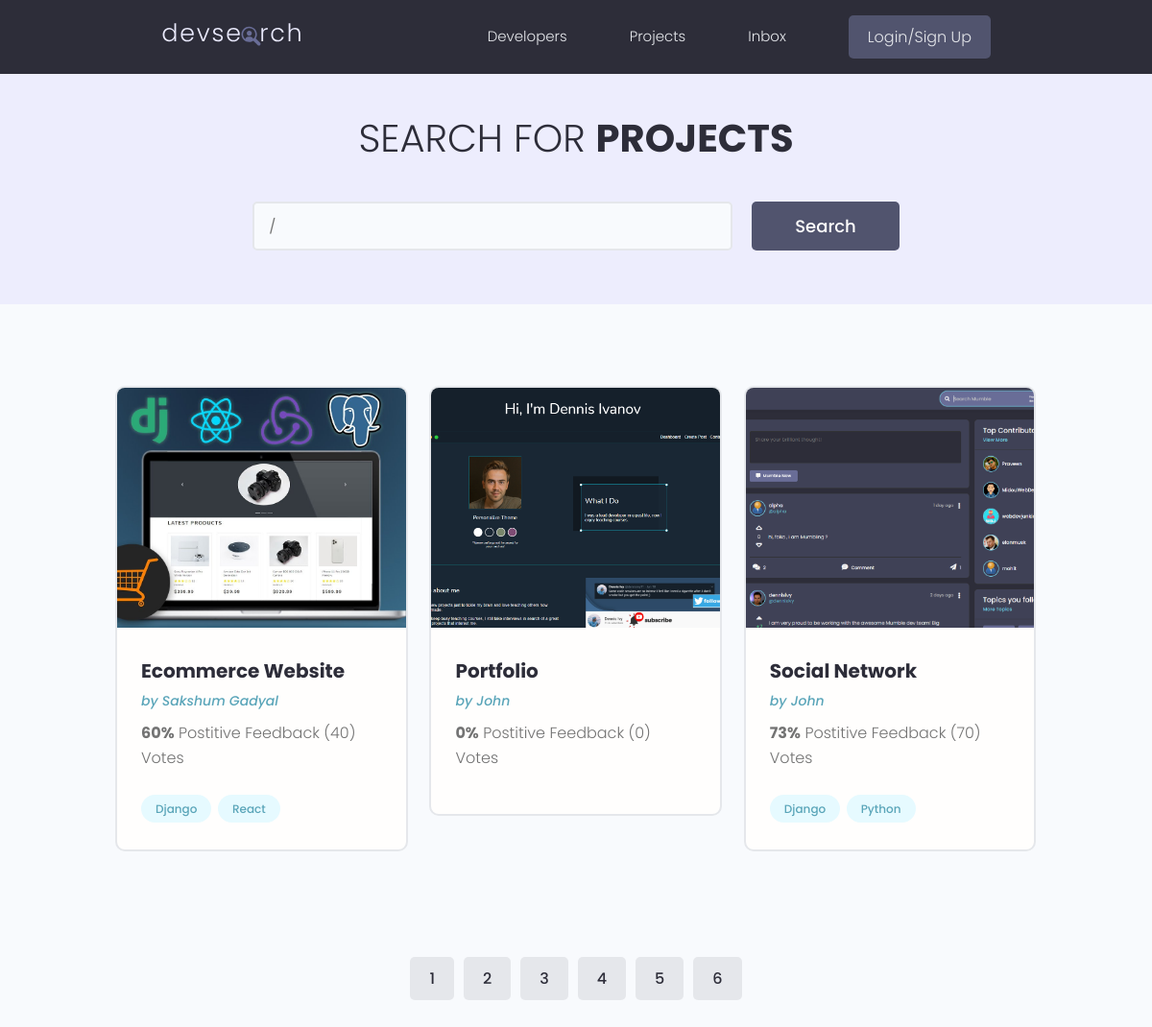
/projects/, run on the app's committed database.
### projects/models.py (models this page shows, shortened)
class Project(models.Model):
    owner = models.ForeignKey(Profile, null=True,
        blank=True, on_delete=models.SET_NULL)
    title = models.CharField(max_length=200)
    description = models.TextField(null=True, blank=True)
    featured_image = models.ImageField(null=True, blank=True,
        default="default.jpg")
    demo_link = models.CharField(max_length=2000, null=True, blank=True)
    source_link = models.CharField(max_length=2000, null=True, blank=True)
    tags = models.ManyToManyField('Tag', blank=True)
    vote_total = models.IntegerField(default=0, null=True, blank=True)
    vote_ratio = models.IntegerField(default=0, null=True, blank=True)
    created = models.DateTimeField(auto_now_add=True)
    id = models.UUIDField(default=uuid.uuid4, unique=True,
                            primary_key=True,editable=False)
    class Meta:
        ordering = ['created']

class Tag(models.Model):
    name = models.CharField(max_length=200)
    created = models.DateTimeField(auto_now_add=True)
    id = models.UUIDField(default=uuid.uuid4, unique=True,
                            primary_key=True,editable=False)
    def __str__(self):
        return self.name

### users/models.py (models this page shows, shortened)
class Profile(models.Model):
    user = models.OneToOneField(User, on_delete=models.CASCADE, null=True,blank=True)
    name = models.CharField(max_length=200, blank=True, null=True)
    email = models.EmailField(max_length=500, blank=True, null=True)
    username = models.CharField(max_length=200, blank=True, null=True)
    location = models.CharField(max_length=200, blank=True, null=True)
    short_intro = models.CharField(max_length=200, blank=True, null=True)
    bio = models.TextField(blank=True, null=True)
    profile_image = models.ImageField(null=True, blank=True,
        upload_to='profiles/',default="profiles/user-default.png")
    social_github = models.CharField(max_length=200, blank=True, null=True)
    social_twitter = models.CharField(max_length=200, blank=True, null=True)
    social_linkedin = models.CharField(max_length=200, blank=True, null=True)
    social_youtube = models.CharField(max_length=200, blank=True, null=True)
    social_website = models.CharField(max_length=200, blank=True, null=True)
    created = models.DateTimeField(auto_now_add=True)
    id = models.UUIDField(default=uuid.uuid4, unique=True,
                            primary_key=True, editable=False)

### projects/views.py (the view)
# urls.py: path('projects/', include('projects.urls')),
def projects(request):
    projects, search_query = searchProjects(request)
    page = request.GET.get('page')
    results = 3
    paginator = Paginator(projects, results)
    try:
        projects = paginator.page(page)
    except PageNotAnInteger:
        page = 1
        projects = paginator.page(page)
    except EmptyPage:
        page = paginator.num_pages
        projects = paginator.page(page)
    context = {'projects': projects, 'search_query': search_query, 'paginator':paginator}
    return  render(request, "projects/projects.html", context)

### projects/utils.py (called while the page is built)
def searchProjects(request):
    search_query = ''
    if request.GET.get('search_query'):
        search_query = request.GET.get('search_query')
    tags = Tag.objects.filter(name__icontains=search_query)
    projects = Project.objects.distinct().filter(
        Q(title__icontains=search_query) |
        Q(description__icontains=search_query) |
        Q(owner__name__icontains=search_query) |
        Q(tags__in=tags)
    )
    return projects, search_query

### projects/templates/projects/projects.html (shortened to what this page needs)
{% extends 'main.html' %}
{% block content %}
  <main class="projects">
    <section class="hero-section text-center">
      <div class="container container--narrow">
        <div class="hero-section__box">
          <h2>Search for <span>Projects</span></h2>
        </div>
        <div class="hero-section__search">
          <form class="form" action="{% url 'projects' %}" method="get">
            <div class="form__field">
              <input class="input input--text" id="formInput#search" type="text" name="search_query"
                placeholder="Search by Project Title" value={{search_query}}/>
            </div>
            <input class="btn btn--sub btn--lg" type="submit" value="Search" />
          </form>
        </div>
      </div>
    </section>
    <section class="projectsList">
      <div class="container">
        <div class="grid grid--three">
        {% for project in projects %}
        <div class="column">
            <div class="card project">
              <a href="{% url 'project' project.id %}" class="project">
                <img class="project__thumbnail" src="{{project.featured_image.url}}" alt="project thumbnail" />
                <div class="card__body">
                  <h3 class="project__title">{{project.title}}</h3>
                  <p><a class="project__author" href="{% url 'user-profile' project.owner.id %}">
                    by {{project.owner.name}}</a></p>
                  <p class="project--rating">
                    <span style="font-weight: bold;">{{project.vote_ratio}}%</span> Postitive
                    Feedback ({{project.vote_total}}) Vote{{project.vote_total|pluralize:"s"}}
                  </p>
                  <div class="project__tags">
                    {% for tag in project.tags.all %}
                    <span class="tag tag--pill tag--main">
                      <small>{{tag}}</small>
                    </span>
                    {% endfor %}
                  </div>
                </div>
              </a>
            </div>
          </div>
        {% endfor %}
        </div>
      </div>
    </section>
    <div class="pagination">
      <ul class="container">
        {% for page in paginator.page_range %}
          <li><a href="?page={{page}}" class="btn page-link">{{page}}</a></li>
        {% endfor %}
      </ul>
    </div>
  </main>
{% endblock content %}

### static/styles/app.css (style rules this page uses)
:root { --color-sub: #2d2d39; }
.btn--sub { background-color: var(--color-sub-light); }
.card { border: 2px solid var(--color-light); }
img { width: 100%; }
.hero-section { height: 40vh; display: flex; align-items: center; background-color: var(--color-sub); }
.hero-section__box { margin-bottom: 4rem; }
.hero-section__box > h2, .hero-section__box > h2 > span { font-size: 4rem; color: var(--color-light); line-height: 1.3; text-transform: uppercase; }
.hero-section__box > h2 { font-weight: 300; }
.hero-section__box > h2 > span { font-weight: 700; }
.hero-section__search > .form { display: flex; align-items: center; justify-content: center; gap: 2rem; }
.hero-section__search > .form input.input--text { width: 50rem; }
.pagination { margin-top: 8rem; margin-bottom: 10rem; }
.pagination > ul { flex-wrap: wrap; list-style: none; display: flex; align-items: center; justify-content: center; gap: 1rem; }
.pagination .btn { color: var(--color-sub); }
.project__author { font-size: 1.4rem; font-style: italic; }
.project--rating { margin-bottom: 1.6em; margin-top: .5em; }
.projects > .hero-section { background: var(--color-sub-lighter); height: 30vh; }
.projects .hero-section__box { margin-bottom: 2.5rem; }
.projects .hero-section__box > h2 { color: var(--color-sub); }
.projects .hero-section__box > h2 > span { font-weight: 700; color: var(--color-sub); }
.projectsList { margin-top: 8rem; }
.project__thumbnail { height: 25rem; object-fit: cover; object-position: top center; }
.project__title { font-size: 2rem; font-weight: 700; color: var(--color-sub); }

### static/uikit/styles/modules/_variables.css (style rules this page uses)
:root { --color-main: #5aa5b9; --color-main-light: #e6faff; --color-sub: #3f4156; --color-sub-light: #51546e; --color-sub-lighter: #ededfd; --color-text: #737373; --color-gray: #8b8b8b; --color-light: #e5e7eb; --color-light-gray: #767676; --color-bg: #f8fafd; --color-white: #fffefd; --color-white-light: #f3f3f3; --color-success: #359e64; --color-success-bg: #def8e8; --color-error: #fc4b0b; --color-error-bg: #fff2ee; --font-base: 'Poppins', arial, helvetica, 'Segoe UI', roboto, ubuntu, sans-serif; --font-monospace: 'Fira Code', 'Courier New', courier, monospace; --font-regular: 300; --font-medium: 500; --font-bold: 700; --generic-shadow: 1px 1px 5px #00000010; --generic-transition: all 0.3s ease-in-out; }

### static/uikit/styles/modules/_base.css (style rules this page uses)
* { margin: 0; padding: 0; box-sizing: border-box; text-rendering: optimizeLegibility; color: inherit; font-size: inherit; }
html { font-size: 50%; }
@media only screen and (min-width: 480px) { html { font-size: 56.25%; } }
@media only screen and (min-width: 1200px) { html { font-size: 62.5%; } }
body { line-height: 1.6; font-weight: 400; font-size: 1.5rem; color: var(--color-text); background-color: var(--color-bg); min-height: 100vh; }

### static/uikit/styles/modules/_typography.css (style rules this page uses)
* { font-family: var(--font-base); }
h2 { font-size: 3.6rem; font-weight: var(--font-bold); }
h3 { font-size: 3.2rem; font-weight: var(--font-medium); }
p, span, strong { font-size: 1.6rem; color: var(--color-text); font-weight: var(--font-regular); }
a { padding-bottom: 2px; text-decoration: none; display: inline-block; color: var(--color-main); font-weight: var(--font-medium); }

### static/uikit/styles/modules/_utilities.css (style rules this page uses)
.container { width: 92%; max-width: 165rem; margin: 0 auto; box-sizing: border-box; }
.container--narrow { width: 92%; max-width: 120rem; }
@media screen and (min-width: 1000px) { .container { width: 90%; } }
@media screen and (min-width: 1000px) { .container--narrow { width: 85%; } }
@media screen and (min-width: 1200px) { .container { width: 80%; } }
@media screen and (min-width: 1200px) { .container--narrow { width: 72%; } }
.text-center { text-align: center; }

### static/uikit/styles/modules/_button.css (style rules this page uses)
.btn { display: inline-block; position: relative; cursor: pointer; background-color: var(--color-light); font-weight: var(--font-medium); color: var(--color-sub); text-decoration: none; padding: 1rem 2rem; border-radius: 0.5rem; border: none; width: -webkit-fit-content; width: -moz-fit-content; width: fit-content; height: -webkit-fit-content; height: -moz-fit-content; height: fit-content; font-size: 1.6rem; outline-width: 0; outline-color: transparent; -webkit-backface-visibility: hidden; backface-visibility: hidden; transition: all 0.3s ease-in-out; }
.btn--sub { background-color: var(--color-sub); color: var(--color-white); }
.btn--lg { font-size: 1.8rem; padding: 1.2rem 4.5rem; }

### data on the page
Project: featured_image (picture), title "Ecommerce Website", owner.name "Sakshum Gadyal", vote_ratio "60", vote_total "40"
Tag: name "Django"
Tag: name "React"
Project: featured_image (picture), title "Portfolio", owner.name "John", vote_ratio "0", vote_total "0"
Project: featured_image (picture), title "Social Network", owner.name "John", vote_ratio "73", vote_total "70"
Tag: name "Python"

### other printed values
{{ page }} "1" "2" "3" "4" "5" "6"
